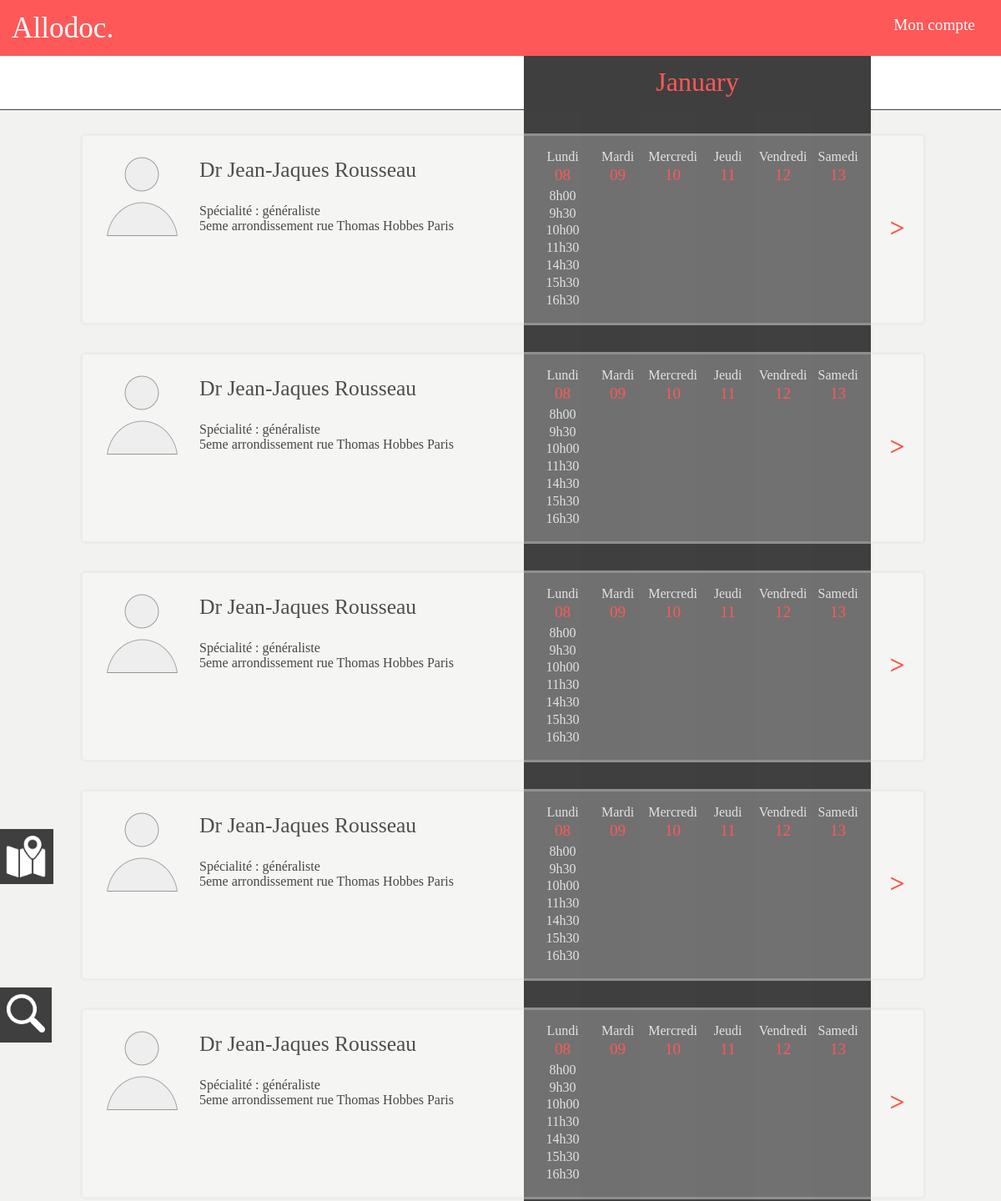
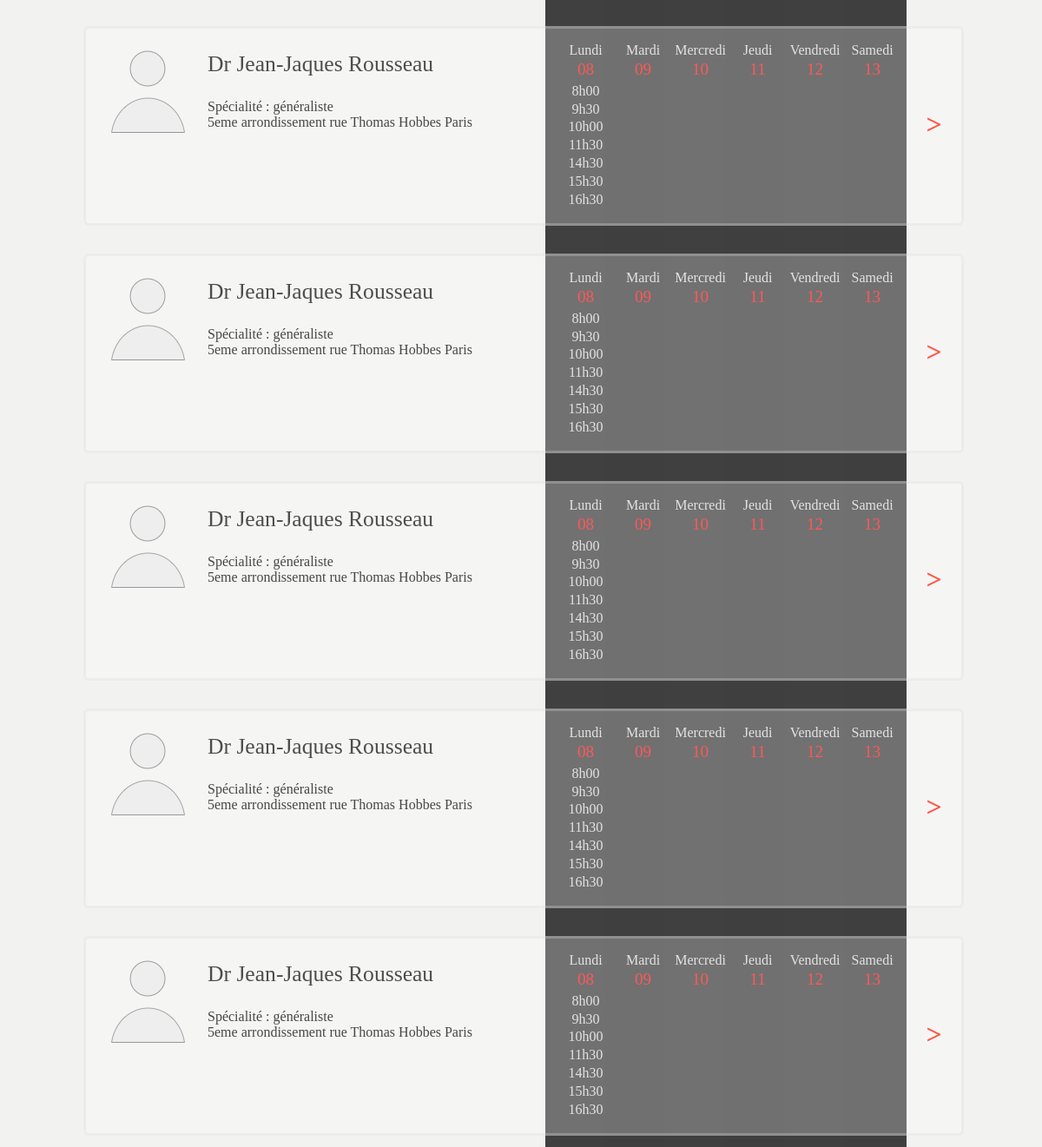
The page /result.php on the database its author committed (2 pictures, top to bottom).
### tables this page shows
CREATE TABLE IF NOT EXISTS `medecin` (
`m_id` int(8) NOT NULL,
  `m_nom` varchar(30) NOT NULL,
  `m_prenom` varchar(30) NOT NULL,
  `m_ville` varchar(30) NOT NULL,
  `m_cp` int(6) NOT NULL,
  `m_adresse` varchar(100) NOT NULL,
  `m_telephone` int(11) NOT NULL
);

### includes/calendar.php (the view, shortened to what this page needs)
<?php
function calendarHead($dates){
	$strDays = ['Lundi','Mardi','Mercredi','Jeudi','Vendredi','Samedi'];
	$nextWeek = $dates[0] + (7*3600*24);
	echo'<div class = "nextWeek_btn"> <a href="'.$_SERVER['PHP_SELF'].'?d='.$nextWeek.'&amp">></a> </div>';
   	echo'<div class="calendar">';
   	echo'  <table>';
   	echo'    <thead class = "calendar-head">';
   	echo'     <tr>';
	for($i=0;$i<6;$i++){
		echo '<th>'.$strDays[$i].'<br><p>'.date('d',$dates[$i]).'</p></th>';
	}
   	echo'     </tr>';
   	echo'    </thead>';
}
function getMedecin($id){
	$result = array();
	$sql = '
		SELECT m_nom , m_prenom , m_ville , m_cp , m_adresse
		FROM MEDECIN
		WHERE m_id = '.$id.'
	';
	$querry = mysql_query($sql) or die("Une requête à échouée.");
	while ($row = mysql_fetch_assoc($querry))
	{
		$result = $row;
	}
	return $result;
}
function displayMedecin($day)
{
	$id = 2;
	$medecin = getMedecin($id);
	if(null == $day){
		$day = strtotime("last Monday");
	}
	$dates = array();
	for($i=0; $i<7; $i++){
		$dates[$i] = $day + ($i*3600*24);
	}
   echo'<div class="blocMedecin">';
   echo'<img src="img/128.png" class ="icnMedecin">';
   echo'<div class="infosMedecin">';
   echo'<p class = "nameMedecin"> Dr '.$medecin[m_prenom].' '.$medecin[m_nom].'</p>';
   echo'<p> Spécialité : généraliste<br>';
   echo $medecin[m_adresse].' '.$medecin[m_ville].'</p>';
   echo'</div>';
   calendarHead($dates);
   echo'    <tbody class = "calendar-body">';
   echo'       <tr>';
   echo'         <td>';
   echo'           <a class = "s-horraire" href = "#"> 8h00 </a><br>';
   echo'           <a class = "s-horraire" href = "#"> 9h30 </a><br>';
   echo'           <a class = "s-horraire" href = "#"> 10h00 </a><br>';
   echo'           <a class = "s-horraire" href = "#"> 11h30 </a><br>';
   echo'           <a class = "s-horraire" href = "#"> 14h30 </a><br>';
   echo'           <a class = "s-horraire" href = "#"> 15h30 </a><br>';
   echo'           <a class = "s-horraire" href = "#"> 16h30 </a><br>';
   echo'          </td>';
   echo'         </tr>';
   echo'       </tbody>';
   echo'      </table>';
   echo'     </div>';
   echo'    </div>';
}
?>

### result.php (shortened to what this page needs)
<!DOCTYPE html>
<head>
  <link rel="stylesheet" href="stylesheets/result.css"/>
  <link rel="stylesheet" href="stylesheets/normalize.css"/>
</head>
<?php
  $day = null;
?>
<body onload = codeAddress()>
  <header>
    <a class="title" href="index.php"> Allodoc. </a>
    <a class="textInscription" href="inscription.php">Mon compte</a>
  </header>
  <div class="up1">
  </div>
  <div class="up2">
    <p class = "monthText"> <?php echo date("F",$day);?> </p>
  </div>
  <div class="blocMedecin-first"></div>
<?php
    displayMedecin($day);
    displayMedecin($day);
    displayMedecin($day);
    displayMedecin($day);
    displayMedecin($day);
    displayMedecin($day);
    displayMedecin($day);
    displayMedecin($day);
    displayMedecin($day);
    displayMedecin($day);
  ?>
  <div id="blocMap">
    <img src="img/mapIcon.png" id ="iconMap" width="50px">
  </div>
  <div id="blocSearch">
    <a href='#' id="iconSearch"><img src="img/searchIcon.png" width="46px"></a>
  </div>
</body>
</html>

### stylesheets/result.css (style rules this page uses)
a { color: inherit; text-decoration: none; }
body { height: 100%; background-color: rgb(242,242,240); }
header { z-index: 1; position: fixed; top:0px; width: 100%; height: 67px; font-weight: lighter; background-color: #ff5858; color: WHITE; -webkit-transition: all 0.5s; -moz-transition: all 0.5s; transition: all 0.5s; }
.title { position: absolute; padding: 0.4em; font: 2.2em "Otama"; }
.textInscription { position: absolute; right: 1%; padding: 1em; font: 1.2em "avenir next"; }
.up1 { z-index: 2; position: fixed; top: 4.2em; width: 100%; height: 4em; background-color: WHITE; border-bottom: 1px solid rgba(63, 63, 63, 1); -webkit-transition: all 0.5s; -moz-transition: all 0.5s; transition: all 0.5s; }
.up2 { z-index: 3; position: fixed; right: 13%; top: 4.2em; width: 26em; height: 4em; background-color: #3F3F3F; text-align: center; -webkit-transition: all 0.5s; -moz-transition: all 0.5s; transition: all 0.5s; }
.monthText { position: relative; bottom: 0.6em; font: 2em "Otama"; color: #ff5858 ; }
.blocMedecin-first { position: relative; height: 8em; }
.blocMedecin { position: relative; font-family: 'avenir next'; margin-top: 2em; margin-left: 6em; width: 84%; height: 14em; background: url("../img/opa2.png"); background-repeat: repeat-x repeat-y; border: 3px solid rgba(215, 215, 215, .3); border-radius: 6px; }
.infosMedecin { position: relative; padding-left: 10%px; color: #464646; float: left; }
.nameMedecin { font-family:"Otama"; font-size: 1.6em; color: rgb(77, 77, 77); }
.icnMedecin { margin: 20px 20px 20px 20px; float: left; }
.nextWeek_btn { position: relative; top:41%; right: 0.7em; float: right; font: 2em 'Otama'; font-weight: bold; color:#FF5544; }
#blocMap { position: fixed; background-color: #3F3F3F; left: -700px; top: 26%; height: 480px; width: 700px; transition:all 0.6s cubic-bezier(.62,.06,.49,.96) 0s; }
#iconMap { position: inherit; background-color: inherit; left: -2px; top: 36%; padding:8px; transition:all 0.6s cubic-bezier(.62,.06,.49,.96) 0s; }
#blocSearch { position: fixed; background-color: #3F3F3F; left: -700px; top: 41%; height: 160px; width: 700px; transition:all 0.6s cubic-bezier(.62,.06,.49,.96) 0s; }
#iconSearch { z-index: 1; position: inherit; background-color: inherit; left: 0px; top: 41%; margin-top:52px; padding:8px; transition:all 0.6s cubic-bezier(.62,.06,.49,.96) 0s; }
.calendar { position: relative; right: 3.2em; float:right; margin-top: 0.6em; margin-bottom: 2em; }
.calendar-head { color:#e3e3e3; margin:0; padding: 0; }
.calendar-head th { font: 1em 'Otama'; min-width:4em; line-height: 1.8em; text-align: center; }
.calendar-head p { font: 1.2em "avenir"; line-height: 0.8em; color: #ff5858; padding: 0; margin:0px 0px 5px 0px; }
.calendar-body { text-align: center; }
.s-horraire { font-weight: lighter; line-height:1.3em; color:#e3e3e3; transition: all 0.1s linear 0s; }

### rows shown on the page
medecin: m_prenom "Jean-Jaques Jean-Jaques Jean-Jaques Jean-Jaques Jean-Jaques Jean-Jaques Jean-Jaques Jean-Jaques Jean-Jaques Jean-Jaques", m_nom "Rousseau Rousseau Rousseau Rousseau Rousseau Rousseau Rousseau Rousseau Rousseau Rousseau", m_adresse "5eme arrondissement rue Thomas Hobbes 5eme arrondissement rue Thomas Hobbes 5eme arrondissement rue Thomas Hobbes 5eme arrondissement rue Thomas Hobbes 5eme arrondissement rue Thomas Hobbes 5eme arrondissement rue Thomas Hobbes 5eme arrondissement rue Thomas Hobbes 5eme arrondissement rue Thomas Hobbes 5eme arrondissement rue Thomas Hobbes 5eme arrondissement rue Thomas Hobbes", m_ville "Paris Paris Paris Paris Paris Paris Paris Paris Paris Paris"

### other values the page prints
date("F",$day) "January"
$strDays[$i] "Lundi"
date('d',$dates[$i]) "08"
$strDays[$i] "Mardi"
date('d',$dates[$i]) "09"
$strDays[$i] "Mercredi"
date('d',$dates[$i]) "10"
$strDays[$i] "Jeudi"
date('d',$dates[$i]) "11"
$strDays[$i] "Vendredi"
date('d',$dates[$i]) "12"
$strDays[$i] "Samedi"
date('d',$dates[$i]) "13"
